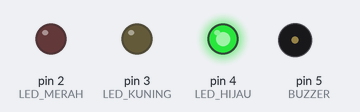
A sketch run on a simulated Arduino Nano, built with avr-gcc and run on an emulated ATmega328P. Parts: output pins drawn as LEDs (lit = HIGH), buzzer (waves = sounding).

Above: at 5.0 s.
At 11.5 s:
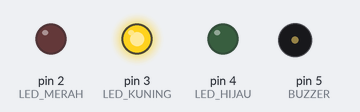
At 17.2 s:
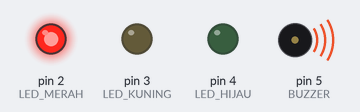
At 22.7 s:
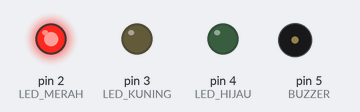
Timing chart, 0 to 29.9 s (numbered marks = the images above):
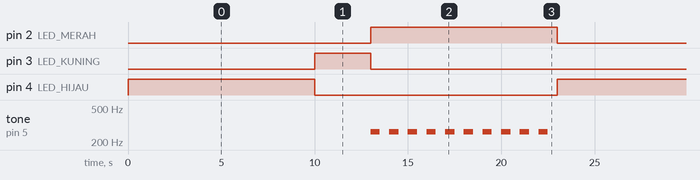

The sketch:

sketch.ino
```cpp
#define LED_MERAH 2
#define LED_KUNING 3
#define LED_HIJAU 4
#define BUZZER 5

// Tangga nada C (Do, Re, Mi, etc.)
#define NOTE_C4 262
#define NOTE_D4 294
#define NOTE_E4 330
#define NOTE_F4 349
#define NOTE_G4 392
#define NOTE_A4 440
#define NOTE_B4 494
#define NOTE_C5 523

void setup() {
  pinMode(LED_MERAH, OUTPUT);
  pinMode(LED_KUNING, OUTPUT);
  pinMode(LED_HIJAU, OUTPUT);
  pinMode(BUZZER, OUTPUT);
}

void loop() {
  // **Lampu Hijau Menyala (10 detik)**
  digitalWrite(LED_HIJAU, HIGH);
  delay(10000);
  digitalWrite(LED_HIJAU, LOW);

  // **Lampu Kuning Menyala (3 detik)**
  digitalWrite(LED_KUNING, HIGH);
  delay(3000);
  digitalWrite(LED_KUNING, LOW);

  // **Lampu Merah Menyala (10 detik) + Buzzer Berbunyi**
  digitalWrite(LED_MERAH, HIGH);

  for (int i = 0; i < 10; i++) {  // Buzzer berbunyi setiap detik dengan nada
    tone(BUZZER, NOTE_C4); // Bunyi DO
    delay(500);
    noTone(BUZZER);
    delay(500);
  }

  digitalWrite(LED_MERAH, LOW);
}
```

Measured:
- by itself, pin 2 (LED_MERAH), pin 4 (LED_HIJAU): alternates HIGH for 10.0 s and LOW for 13.0 s
- by itself, pin 3 (LED_KUNING): alternates HIGH for 3.0 s and LOW for 20.0 s
- by itself, tone on pin 5 (BUZZER): repeats every 23.0 s: 9 × (silent 0.50 s, 262 Hz 0.50 s), silent 13.5 s, 262 Hz 0.50 s
